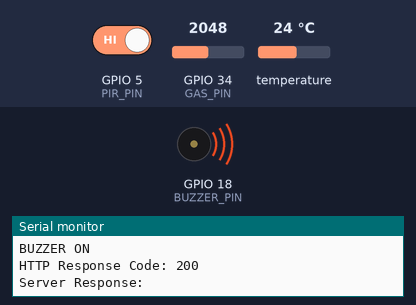
The sketch below on a simulated ESP32. On the bench: buzzer (waves = sounding, pin HIGH), the last lines printed to the serial monitor. The test bench sets the inputs (shaded band); at power-on: GPIO 34 (GAS_PIN) = 2048, GPIO 5 (PIR_PIN) HIGH, temperature 24 °C. WiFi joins after 1.5 s; servers stay silent unless stated; uploads are accepted with an empty reply.

Above: at 2.7 s.
2.8 s: GPIO 34 (GAS_PIN) set to 1057
6.7 s: GPIO 34 (GAS_PIN) set to 937
At 9.2 s:
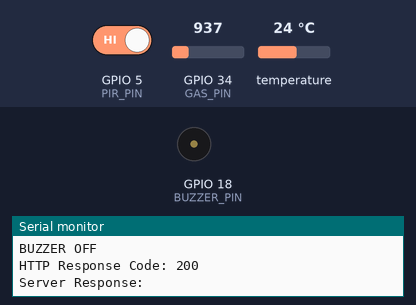
12.6 s: GPIO 34 (GAS_PIN) set to 1040
At 14.9 s:
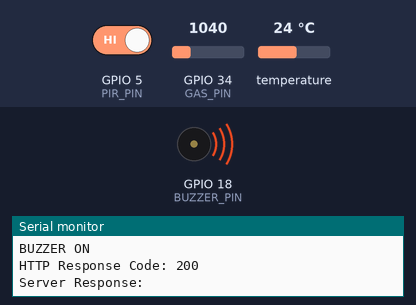
16.5 s: GPIO 34 (GAS_PIN) set to 960
At 18.3 s:
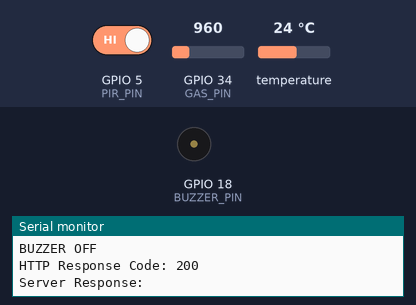
Timing chart, 0 to 19.8 s (numbered marks = the images above; inputs shaded):
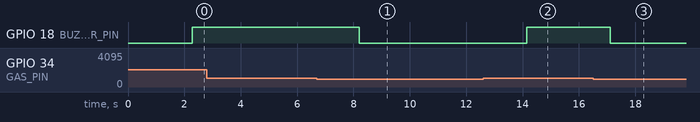

Measured:
- the behaviour switches between 1001 and 1000 on GPIO 34 (GAS_PIN) (found by bisection; images 0 and 1)
- after the input at 6.7 s, GPIO 18 (BUZZER_PIN): HIGH → LOW after 1.5 s
- after the input at 12.6 s, GPIO 18 (BUZZER_PIN): LOW → HIGH after 1.5 s
- after the input at 16.5 s, GPIO 18 (BUZZER_PIN): HIGH → LOW after 0.61 s

The sketch:

fireproject.ino
```cpp
#include <WiFi.h>
#include <HTTPClient.h>
#include <ArduinoJson.h>

#include <OneWire.h>
#include <DallasTemperature.h>

/**************** WIFI ****************/
const char* ssid = "WIFI_NAME";
const char* password = "WIFI_PASSWORD";

/**************** FLASK SERVER ****************/
// Replace with laptop IP
const char* serverName =
"http://192.168.1.5:5000";

/**************** PIN CONNECTIONS ****************/
#define ONE_WIRE_BUS 4
#define GAS_PIN 34
#define PIR_PIN 5
#define BUZZER_PIN 18

/**************** DS18B20 ****************/
OneWire oneWire(ONE_WIRE_BUS);
DallasTemperature sensors(&oneWire);

void setup() {

  Serial.begin(115200);

  /******** PIN MODES ********/
  pinMode(PIR_PIN, INPUT);
  pinMode(BUZZER_PIN, OUTPUT);

  digitalWrite(BUZZER_PIN, LOW);

  /******** START TEMPERATURE SENSOR ********/
  sensors.begin();

  /******** WIFI CONNECT ********/
  WiFi.begin(ssid, password);

  Serial.print("Connecting to WiFi");

  while (WiFi.status() != WL_CONNECTED) {
    delay(500);
    Serial.print(".");
  }

  Serial.println("\nWiFi Connected");
  Serial.print("ESP32 IP: ");
  Serial.println(WiFi.localIP());
}

void loop() {

  /**************** READ TEMPERATURE ****************/
  sensors.requestTemperatures();

  float temp =
    sensors.getTempCByIndex(0);

  /**************** READ GAS SENSOR ****************/
  int gas =
    analogRead(GAS_PIN);

  /**************** READ PIR SENSOR ****************/
  int person =
    digitalRead(PIR_PIN);

  /**************** PRINT VALUES ****************/
  Serial.println("---------------");

  Serial.print("Temperature: ");
  Serial.println(temp);

  Serial.print("Gas Value: ");
  Serial.println(gas);

  Serial.print("Person: ");
  Serial.println(person);

  /**************** BUZZER LOGIC ****************/
  // Simple local alert

  if (temp > 40 || gas > 1000) {

    digitalWrite(BUZZER_PIN, HIGH);

    Serial.println("BUZZER ON");
  }

  else {

    digitalWrite(BUZZER_PIN, LOW);

    Serial.println("BUZZER OFF");
  }

  /**************** SEND DATA TO FLASK ****************/
  if (WiFi.status() == WL_CONNECTED) {

    HTTPClient http;

    http.begin(serverName);

    http.addHeader(
      "Content-Type",
      "application/json"
    );

    /**************** JSON ****************/
    StaticJsonDocument<200> doc;

    doc["temp"] = temp;
    doc["gas"] = gas;
    doc["person"] = person;

    String jsonData;

    serializeJson(doc, jsonData);

    /**************** POST REQUEST ****************/
    int httpResponseCode =
      http.POST(jsonData);

    Serial.print("HTTP Response Code: ");
    Serial.println(httpResponseCode);

    if (httpResponseCode > 0) {

      String response =
        http.getString();

      Serial.println("Server Response:");
      Serial.println(response);
    }

    else {

      Serial.println("Error Sending Data");
    }

    http.end();
  }

  else {

    Serial.println("WiFi Disconnected");
  }

  delay(2000);
}
```
